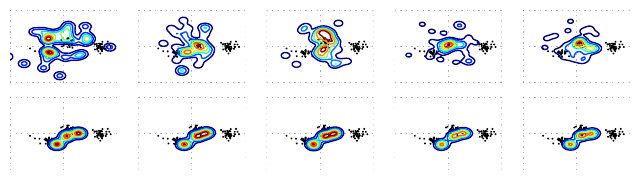

Generate this figure with Python:
import matplotlib
import matplotlib.pylab as plt
import numpy as np
import numpy.linalg
import csv
import sys, getopt
import matplotlib.mlab as mlab

def chunks(lst, n):
    n = max(1, n)
    return [lst[i:i + n] for i in range(0, len(lst), n)]

def read_data(data_filename):
    with open(data_filename, newline='') as f:
        reader = csv.reader(f)
        for row in reader:
            field = row[0]

            if field == 'num-reruns':
                num_reruns = int(row[1])
            elif field == 'num-samples':
                num_samples = int(row[1])
            elif field == 'dimension':
                dimension = int(row[1])
            elif field == 'data':
                data = np.array(chunks([float(x) for x in row[1:]], dimension))
            elif field == 'means-MAP-list':
                list_of_means_MAP = np.array(chunks([float(x) for x in row[1:]], dimension))
            else:
                print('not found')
    return num_reruns, num_samples, dimension, data, list_of_means_MAP

def make_plots(ax, data, kde_sigma, title):
    num_reruns, num_samples, dimension, data, list_of_means_MAP = data

    # set up axes
    ax.spines["top"].set_visible(False)
    ax.spines["right"].set_visible(False)
    ax.spines["left"].set_visible(False)
    ax.spines["bottom"].set_visible(False)
    # ax.spines["bottom"].set_linestyle('dotted')
    # ax.spines["bottom"].set_linewidth(0.5)
    # ax.spines["bottom"].set_color('black')
    # ax.spines["bottom"].set_alpha(0.0)
    ax.yaxis.grid(b=True, which='major', linestyle='dotted', lw=0.5, color='black', alpha=0.3)
    ax.xaxis.grid(b=True, which='major', linestyle='dotted', lw=0.5, color='black', alpha=0.3)
    ax.tick_params(axis="both", which="both", bottom="off", top="off", labelbottom="off", left="off", right="off", labelleft="off")
    ax.set_xlim(-1, 1)
    ax.set_xticks([-1, 0, 1])
    ax.set_ylim(-1, 1)
    ax.set_yticks([-1, 0, 1])
    # ax.tick_params(labelleft=False)
    # ax.tick_params(labelbottom=False)
    # ax.set_title(title)

    # plot
    labels = []
    handles = []

    for i in range(len(data)):
        ax.scatter([data[i][0]], [data[i][1]], marker='.', color='black', s=0.5)

    delta = 0.025
    x = np.arange(-1.0, 1.0, delta)
    y = np.arange(-1.0, 1.0, delta)
    X, Y = np.meshgrid(x, y)
    Z = np.zeros((len(x), len(y)))

    for i in range(len(list_of_means_MAP)):
        mean = list_of_means_MAP[i]
        Z = Z + mlab.bivariate_normal(X, Y, kde_sigma, kde_sigma, mean[0], mean[1])

    cs = ax.contour(X, Y, Z)
    # ax.clabel(cs, inline=1, fontsize=10)

    return ax

def main(argv):
    try:
        opts, args = getopt.getopt(argv, "o:", [ "plotfile"])
    except getopt.GetoptError:
        print("plot.py -o <output>")
        sys.exit(2)

    for opt, arg in opts:
        if opt in ("-o", "--plotfile"):
            plot_filename = arg

    num_particles_seq = [1, 10, 100, 1000, 10000]
    smc_titles = ['smc ' + str(x) for x in num_particles_seq]
    smc_filenames = ['smc-' + str(x) + '.csv' for x in num_particles_seq]
    csis_titles = ['csis ' + str(x) for x in num_particles_seq]
    csis_filenames = ['csis-' + str(x) + '.csv' for x in num_particles_seq]

    # set up figure
    matplotlib.rc('font', size=6)
    fig = plt.figure(figsize=(8, 2.0))
    num_plots = len(smc_titles)
    kde_sigma = 0.08

    # smc plots
    for i in range(num_plots):
        ax = fig.add_subplot(2, num_plots, i + 1)

        # plot
        data = read_data(smc_filenames[i])
        make_plots(ax, data, kde_sigma, smc_titles[i])
        # ax.set_title(num_particles_seq[i])

    # csis plots
    for i in range(num_plots):
        ax = fig.add_subplot(2, num_plots, i + 1 + num_plots)

        # plot
        data = read_data(csis_filenames[i])
        make_plots(ax, data, kde_sigma, csis_titles[i])


    # print figure
    fig.savefig(plot_filename, bbox_inches='tight')
    print("Plot saved to " + plot_filename)

if __name__ == "__main__":
    main(sys.argv[1:])
